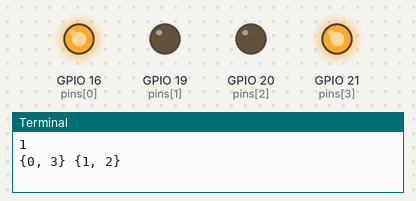
Recording of a program running on a simulated Raspberry Pi (BCM pin numbers). Parts: output pins drawn as LEDs (lit = HIGH), the last lines printed to the terminal.

Above: at 0.12 s.
At 0.87 s:
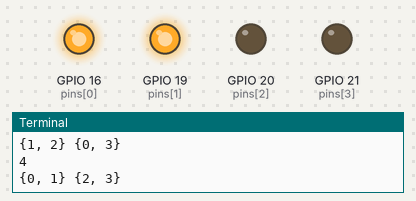
At 1.37 s:
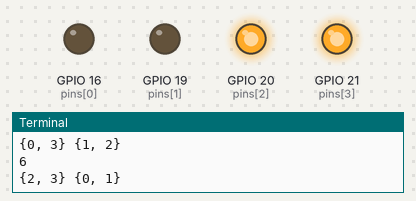
At 2.62 s:
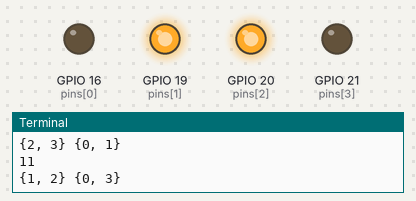
Timing chart, 0 to 3.0 s (numbered marks = the images above):
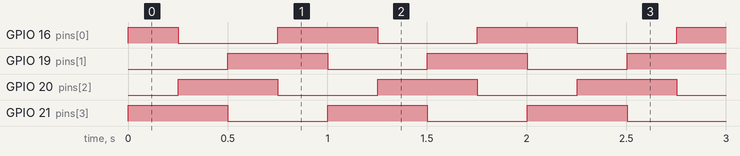

The program:

test3.py
```python
import time
import RPi
import RPi.GPIO as GPIO


## 400 schritte sind pi mal daumen eine Umdrehung


pins = [16,19,20,21]
aktivePin = None

GPIO.setmode(GPIO.BCM)
for pin in pins:
    GPIO.setup(pin, GPIO.OUT)


class Motor:
    def __init__(self, pins):
        self.pins = pins
        self.idx = 0


    def pin_on(self, pin):
        GPIO.output(pin, GPIO.HIGH)


    def pin_off(self, pin):
        GPIO.output(pin, GPIO.LOW)


    def step_forward(self):
        self.idx = (self.idx + 1 + len(self.pins)) % len(self.pins)
        self.set_pins()


    def step_backward(self):
        self.idx = (self.idx - 1 + len(self.pins)) % len(self.pins)
        self.set_pins()


    def set_pins(self):
        pins_idx_on = set()
        pins_idx_on.add(self.idx)
        pins_idx_on.add((self.idx + 1) % len(self.pins))

        pins_idx_off = set(list(range(len(self.pins))))

        pins_idx_off = pins_idx_off - pins_idx_on

        print(pins_idx_on, pins_idx_off)

        for on in pins_idx_on:
            self.pin_on(self.pins[on])


        for off in pins_idx_off:
            self.pin_off(self.pins[off])


try:
    m = Motor(pins)
    i = 0
    while True:
        i += 1
        print(i)
        m.step_backward()
        time.sleep(.25)

except:
    import traceback
    traceback.print_exc()
    pass
finally:
    for pin in pins:
        GPIO.output(pin, GPIO.LOW)
    print("cleanupIsGenius")
    GPIO.cleanup()
```

Measured:
- by itself, GPIO 16 (pins[0]): repeats every 1.0 s: LOW 0.50 s, HIGH 0.50 s
- by itself, GPIO 19 (pins[1]), GPIO 20 (pins[2]), GPIO 21 (pins[3]): alternates HIGH for 0.50 s and LOW for 0.50 s
- by itself, everything shown: repeats every 1.0 s, in 4 steps
